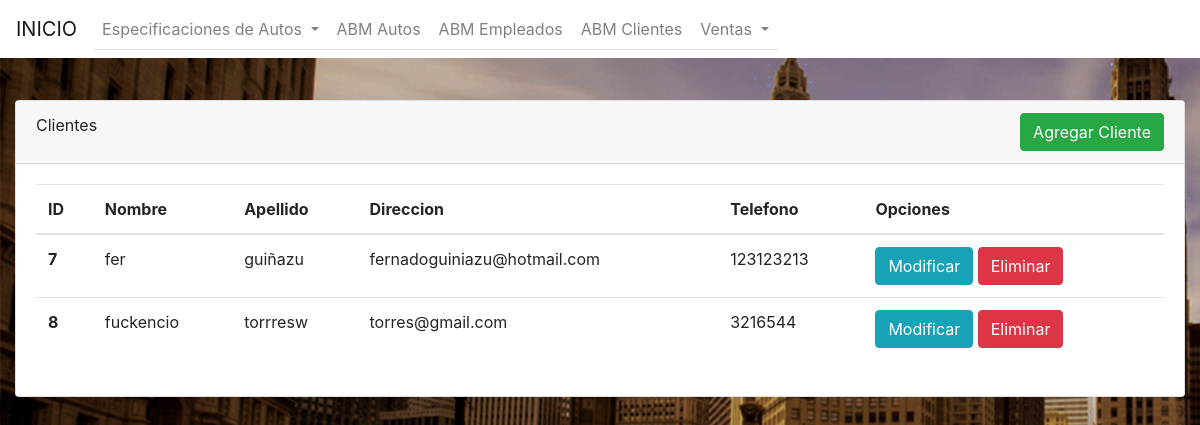
Page /cliente_index.php on the committed database.
### tables this page shows
CREATE TABLE `cliente` (
  `id` int(40) NOT NULL,
  `nombre` varchar(45) NOT NULL,
  `apellido` varchar(45) NOT NULL,
  `direccion` varchar(45) NOT NULL,
  `telefono` varchar(45) NOT NULL
);

### cliente_index.php (the view, shortened to what this page needs)
<!DOCTYPE html>
<html lang="en">
<head>
    <link rel="stylesheet" href="https://stackpath.bootstrapcdn.com/bootstrap/4.5.0/css/bootstrap.min.css">
    <nav class="navbar fixed-top navbar-expand-lg navbar-light bg-white">
        <a class="navbar-brand" href="index.php">INICIO</a>
        <div class="collapse navbar-collapse" id="navbarNav">
            <ul class="navbar-nav nav-tabs">
                <li class="nav-item dropdown">
                    <a class="nav-link dropdown-toggle" href="#" id="navbarDropdown" role="button" data-toggle="dropdown" aria-haspopup="true" aria-expanded="false">
                        Especificaciones de Autos
                    </a>
                </li>
                <li class="nav-item">
                    <a class="nav-link" href="autos_index.php">ABM Autos</a>
                </li>
                <li class="nav-item">
                    <a class="nav-link" href="empleado_index.php">ABM Empleados</a>
                </li>
                <li class="nav-item">
                    <a class="nav-link" href="cliente_index.php">ABM Clientes</a>
                </li>
                <li class="nav-item dropdown">
                    <a class="nav-link dropdown-toggle" href="#" id="navbarDropdown" role="button" data-toggle="dropdown" aria-haspopup="true" aria-expanded="false">
                        Ventas
                    </a>
                </li>
            </ul>
        </div>
    </nav>
</head>
<body style="background-image: url(background.jpg);">
    <div class="container-fluid" style="margin-top: 100px;">
        <div class="row justify-content-center">
            <div class="col">
                <div class="card">
                    <div class="card-header">
                        Clientes
                        <a href="cliente_alta_form.php">
                            <button type="button" class="btn btn-success float-right">Agregar Cliente</button>
                        </a>
                    </div>
                    <div class="card-body">
                        <table class="table">
                            <thead>
                                <tr>
                                    <th scope="col">ID</th>
                                    <th scope="col">Nombre</th>
                                    <th scope="col">Apellido</th>
                                    <th scope="col">Direccion</th>
                                    <th scope="col">Telefono</th>
                                    <th scope="col">Opciones</th>
                                </tr>
                            </thead>
                            <tbody>
                                <?php
                                $conexion = mysqli_connect("localhost", "root", "", "concesionario") or die("Problemas con la conexión hacia la db.");
                                $registros = mysqli_query($conexion, "SELECT *FROM cliente") or die("Problemas en el select:" . mysqli_error($conexion));
                                while ($reg =  mysqli_fetch_assoc($registros)) {
                                ?>
                                    <tr>
                                        <th scope="row"><?php echo $reg['id']; ?></th>
                                        <td><?php echo $reg['nombre']; ?></td>
                                        <td><?php echo $reg['apellido']; ?></td>
                                        <td><?php echo $reg['direccion']; ?></td>
                                        <td><?php echo $reg['telefono']; ?></td>
                                        <td>
                                            <a href="cliente_alta_form_edit.php?id=<?php echo $reg['id'] ?>"><button type="button" class="btn btn-info">Modificar</button></a>
                                            <a href="cliente_index.php?borrar=<?php echo $reg['id'] ?>"><button type="button" name="borrar" class="btn btn-danger">Eliminar</button></a>
                                        </td>
                                    </tr>
                                <?php
                                }
                                ?>
                            </tbody>
                        </table>
                    </div>
                </div>
            </div>
        </div>
    </div>
</body>
</html>

### rows in the picture
cliente: id "7", nombre "fer", apellido "guiñazu", direccion "fernadoguiniazu@hotmail.com", telefono "123123213"
cliente: id "8", nombre "fuckencio", apellido "torrresw", direccion "torres@gmail.com", telefono "3216544"
